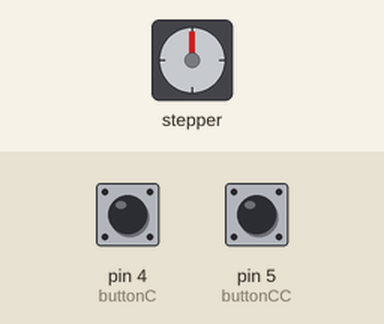
Recording of a sketch running on a simulated Arduino Uno, built with avr-gcc and run on an emulated ATmega328P. Shown: stepper motor. Wiring (inferred from the names in the program): stepper motor driver (200 steps per turn assumed): step pin 3; direction pin 2. The test bench sets the inputs (shaded band); at power-on: pin 4 (buttonC) HIGH, pin 5 (buttonCC) HIGH. What the sketch prints to the serial monitor is not drawn.

Above: at 1.2 s.
1.3 s: pin 4 (buttonC) pulled LOW for 1 s
At 3.5 s:
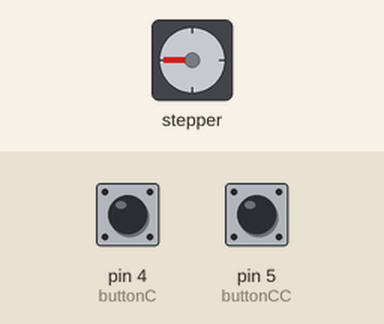
3.8 s: pin 5 (buttonCC) pulled LOW for 3.2 s
At 7.4 s:
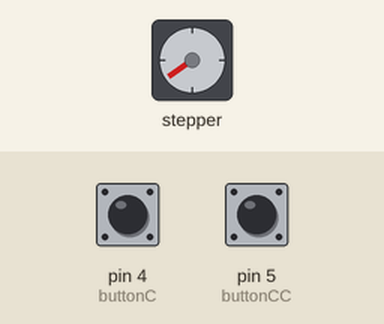
8.5 s: pin 4 (buttonC) pulled LOW for 0.15 s
At 9.4 s:
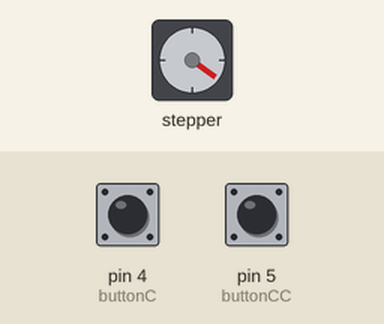
10.1 s: pin 4 (buttonC) pulled LOW for 0.15 s
At 10.6 s:
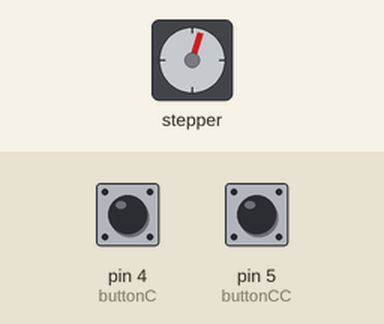
11.7 s: pin 5 (buttonCC) pulled LOW for 1 s
At 13.1 s:
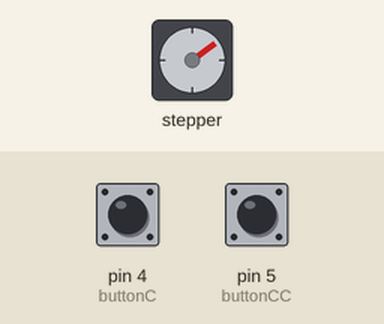
14.2 s: pin 5 (buttonCC) pulled LOW for 0.15 s
At 14.8 s:
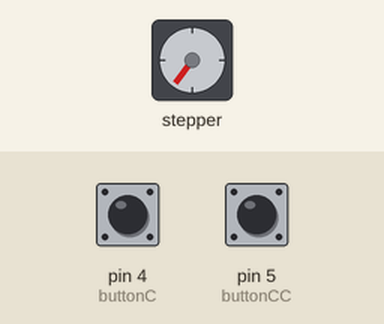
Timing chart, 0 to 16.9 s (numbered marks = the images above; inputs shaded):
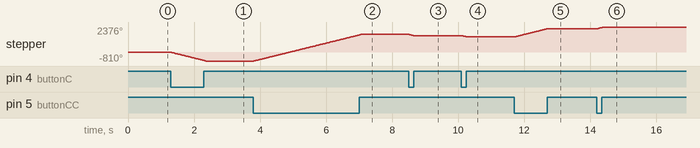

The sketch:

Stepper.ino
```cpp
// controlling a stepper motor using driver and 2 buttons

#define dirPin 2
#define stepPin 3
#define buttonC 4
#define buttonCC 5
#define stepsPerRevolution 200

unsigned char data;

void setup()
{
  // put your setup code here, to run once:
  Serial.begin(9600);
  Serial.print(F("Arduino UNO: Serial_0 is online."));
  while(Serial.available())
    data = Serial.read();

  // driver pins
  pinMode(stepPin, OUTPUT);
  pinMode(dirPin, OUTPUT);

  // button pins
  pinMode(buttonC, INPUT_PULLUP);
  pinMode(buttonCC, INPUT_PULLUP);

}

void loop()
{
  // button setup
  int buttonValC = !digitalRead(4);
  int buttonValCC = !digitalRead(5);

  if (buttonValC == HIGH) {
    digitalWrite(dirPin, LOW);    // clockwise
    for (int i = 0; i < 30; i++) // TODO: change 30 to parameter value
    {
      // These four lines result in 1 step:
      digitalWrite(stepPin, HIGH);
      delayMicroseconds(1000);
      digitalWrite(stepPin, LOW);
      delayMicroseconds(1000);
    }
    Serial.println("Motor engaged clockwise...");
  }

  else if (buttonValCC == HIGH) {
    digitalWrite(dirPin, HIGH);   // counterclockwise
    for (int i = 0; i < 30; i++) // TODO: change 30 to parameter value
    {
      // These four lines result in 1 step:
      digitalWrite(stepPin, HIGH);
      delayMicroseconds(1000);
      digitalWrite(stepPin, LOW);
      delayMicroseconds(1000);
    }
    Serial.println("Motor engaged counterclockwise...");
  }

  else {
    Serial.println("Motor ready...");
  }

  delay(10);
}
```

Measured:
- after the input at 1.3 s, stepper: turns 810° counter-clockwise in 1.0 s, starting at once
- after the input at 3.8 s, stepper: turns 2484° clockwise in 3.2 s, starting at once
- after the input at 8.5 s, stepper: turns 108° counter-clockwise in 0.13 s, starting at once
- after the input at 10.1 s, stepper: turns 108° counter-clockwise in 0.13 s, starting at once
- after the input at 11.7 s, stepper: turns 756° clockwise in 0.98 s, starting at once
- after the input at 14.2 s, stepper: turns 162° clockwise in 0.20 s, starting at once
